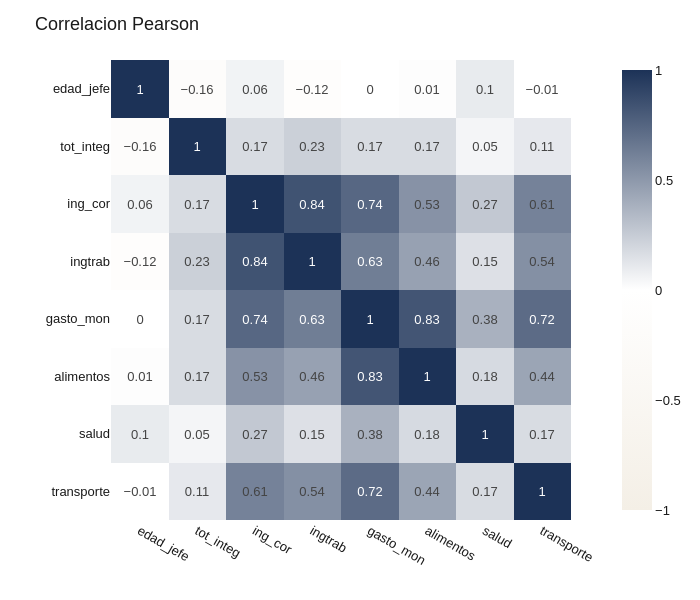

The code cell stored with this chart in its notebook:
### Markdown cell above
### 4. Correlacion numerica y chi-cuadrado nominal
Pearson mide asociacion lineal entre numericas. Para nominales necesitamos chi-cuadrado de independencia sobre la tabla de contingencia.

### Code cell
corr_cols = ["edad_jefe", "tot_integ", "ing_cor", "ingtrab", "gasto_mon", "alimentos", "salud", "transporte"]
corr = df[corr_cols].corr().round(2)
fig = px.imshow(corr, text_auto=True,
                color_continuous_scale=[(0, SAND), (0.5, "white"), (1, NAVY)],
                zmin=-1, zmax=1, template=PLOTLY_TEMPLATE)
fig.update_layout(title="Correlacion Pearson", font=PLOTLY_FONT, width=700, height=600)
fig.show()

### Figure 1 — Plotly figure (JSON) as saved in the notebook; plotly's stock layout.template omitted (floating-point values rounded to 4 significant figures)
{"data": [{"coloraxis": "coloraxis", "hovertemplate": "x: %{x}<br>y: %{y}<br>color: %{z}<extra></extra>", "name": "0", "texttemplate": "%{z}", "type": "heatmap", "x": ["edad_jefe", "tot_integ", "ing_cor", "ingtrab", "gasto_mon", "alimentos", "salud", "transporte"], "xaxis": "x", "y": ["edad_jefe", "tot_integ", "ing_cor", "ingtrab", "gasto_mon", "alimentos", "salud", "transporte"], "yaxis": "y", "z": [[1.0, -0.16, 0.06, -0.12, -0.0, 0.01, 0.1, -0.01], [-0.16, 1.0, 0.17, 0.23, 0.17, 0.17, 0.05, 0.11], [0.06, 0.17, 1.0, 0.84, 0.74, 0.53, 0.27, 0.61], [-0.12, 0.23, 0.84, 1.0, 0.63, 0.46, 0.15, 0.54], [-0.0, 0.17, 0.74, 0.63, 1.0, 0.83, 0.38, 0.72], [0.01, 0.17, 0.53, 0.46, 0.83, 1.0, 0.18, 0.44], [0.1, 0.05, 0.27, 0.15, 0.38, 0.18, 1.0, 0.17], [-0.01, 0.11, 0.61, 0.54, 0.72, 0.44, 0.17, 1.0]]}], "layout": {"coloraxis": {"cmax": 1, "cmin": -1, "colorscale": [[0, "#F4EFE6"], [0.5, "white"], [1, "#1C3257"]]}, "font": {"color": "#1A1A1A", "family": "Helvetica, Arial, sans-serif", "size": 13}, "height": 600, "margin": {"t": 60}, "title": {"text": "Correlacion Pearson"}, "width": 700, "xaxis": {"anchor": "y", "constrain": "domain", "domain": [0, 1], "scaleanchor": "y"}, "yaxis": {"anchor": "x", "autorange": "reversed", "constrain": "domain", "domain": [0, 1]}}}
